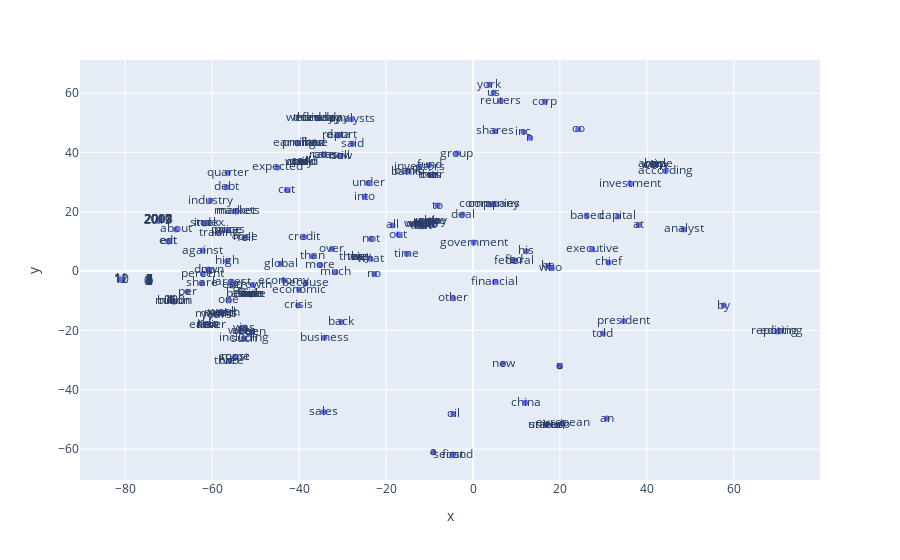

Notebook code for this chart:
### Markdown cell above
La función `reduce_dimensions` utiliza la técnica de reducción de dimensionalidad t-SNE (t-Distributed Stochastic Neighbor Embedding) para proyectar los vectores de palabras en un espacio de menor dimensión (por defecto, 2 dimensiones).

En espacios de alta dimensión (espacio de embeddings), t-SNE calcula probabilidades de similitud entre puntos basadas en distribuciones gaussianas.

En el espacio de baja dimensión (donde se quiere graficar), se calculan probabilidades similares, pero utilizando distribuciones t de Student con un único grado de libertad, lo que ayuda a mantener una estructura más clara.

Luego, t-SNE minimiza la divergencia entre las distribuciones de similitud en los dos espacios.

Despues de reducir las dimensiones de los vectores, se puede usar un gráfico de dispersión para visualizar sus relaciones en 2D:

### Code cell
#-----------------
# Reduciendo los embedddings a 2D
#-----------------
vecs, labels = reduce_dimensions(w2v_model)

#-----------------
# Graficando los embeddings reducidos
#-----------------
MAX_WORDS=200
fig = px.scatter(x=vecs[:MAX_WORDS,0], y=vecs[:MAX_WORDS,1], text=labels[:MAX_WORDS])
# fig.show(renderer="colab") # esto para plotly en colab
fig.show()

### Figure 1 — Plotly figure (JSON) as saved in the notebook; plotly's stock layout.template omitted (floating-point values rounded to 4 significant figures; data arrays with more than 128 entries replaced by an {"elided": "..."} marker saying what was removed)
{"data": [{"hovertemplate": "x=%{x}<br>y=%{y}<br>text=%{text}<extra></extra>", "legendgroup": "", "marker": {"color": "#636efa", "symbol": "circle"}, "mode": "markers+text", "name": "", "orientation": "v", "showlegend": false, "text": {"elided": "200 str values"}, "type": "scatter", "x": {"elided": "200 float values"}, "xaxis": "x", "y": {"elided": "200 float values"}, "yaxis": "y"}], "layout": {"legend": {"tracegroupgap": 0}, "margin": {"t": 60}, "xaxis": {"anchor": "y", "domain": [0, 1], "title": {"text": "x"}}, "yaxis": {"anchor": "x", "domain": [0, 1], "title": {"text": "y"}}}}
